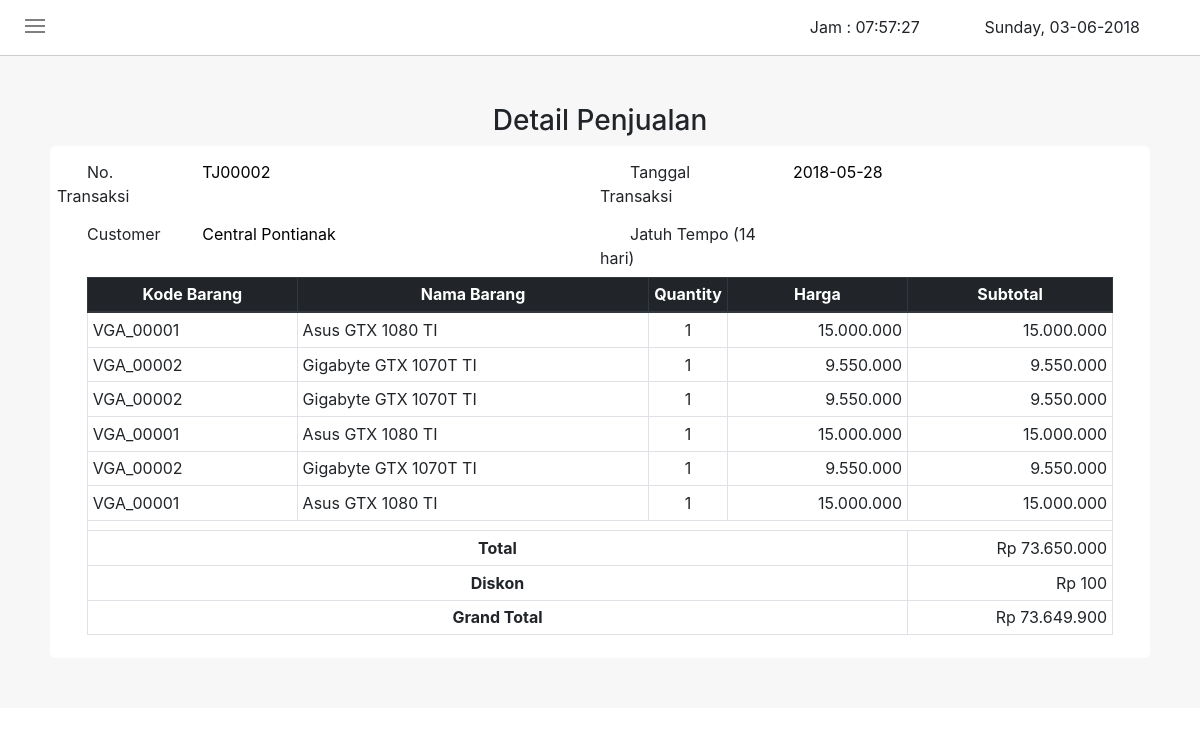
/dpenjualan/detail_penjualan.php?notrans=TJ00002&customer=Central Pontianak&tgltrans=2018-05-28&diskon=100.000, run on an earlier commit of the app's database.
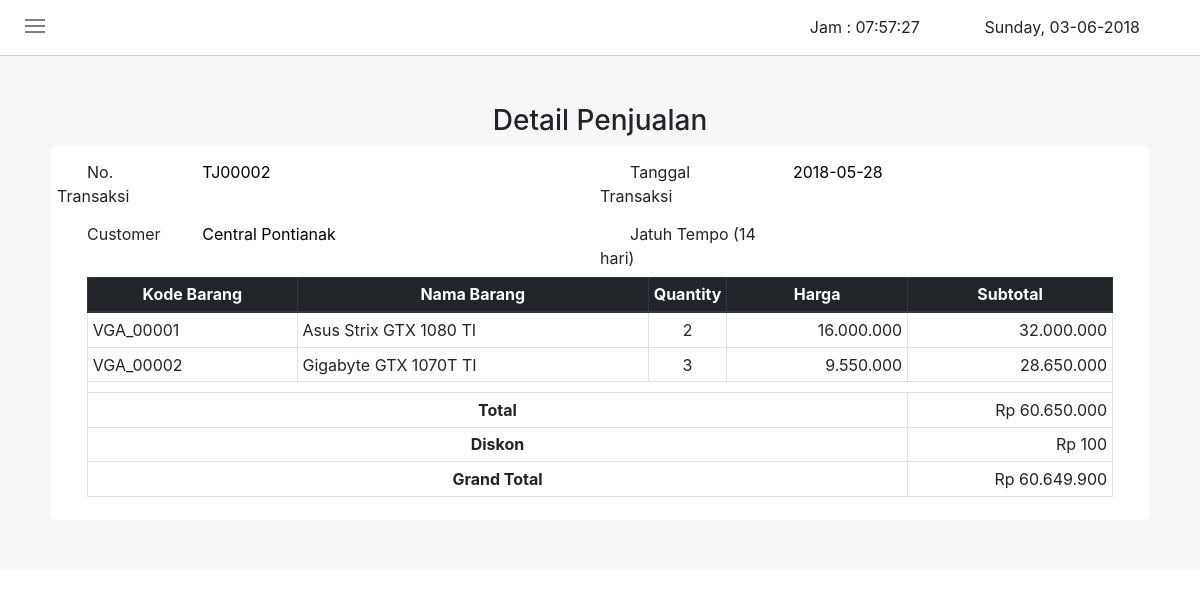
And on a later commit of the database.
### tables this page shows
CREATE TABLE `tb_hd_penjualan` (
  `no_trans` varchar(20) NOT NULL,
  `kd_barang` varchar(10) NOT NULL,
  `nm_barang` varchar(50) NOT NULL,
  `qty` int(11) NOT NULL,
  `harga` double NOT NULL,
  `jumlah` double NOT NULL
);

### dpenjualan/detail_penjualan.php (the view, shortened to what this page needs)
<?php
	require_once("../conn.php");
    if(isset($_GET["notrans"]) && isset($_GET["customer"]) && isset($_GET["tgltrans"]) && isset($_GET["diskon"]))
    {
        $notrans = $_GET["notrans"];
        $customer = $_GET["customer"];
        $tgltrans = $_GET["tgltrans"];
        $diskon = $_GET["diskon"];
    }
?>
<!DOCTYPE html>
<html>
<head>
	<link rel="stylesheet" type="text/css" href="../style.css">
    <link rel="stylesheet" type="text/css" href="../css/bootstrap.min.css">
    <link rel="stylesheet" type="text/css" href="../css/datepicker.css">
</head>
<?php
    function functionTanggal()
    {
        $hari = date("l");
        $tanggal = date("d");
        $bulan = date("m");
        $tahun = date("Y");
        echo "$hari".", "."$tanggal"."-"."$bulan"."-"."$tahun";
    }
?>
<body  onload="functionTampilkanJam();setInterval('functionTampilkanJam()', 1000);">
	<div id="topnav">
        <div class="menuicon" onclick="geser()">
            <div class="garis"></div>
            <div class="garis"></div>
            <div class="garis"></div>
        </div>
        <div class="jamtgl">
            Jam : <span id="clock"></span>
            <span id="date">
                <?php
                    functionTanggal();
                ?>
            </span>
        </div>
    </div>
    <div class="all-box">
    	<br>
    	<br>
    	<center><h3>Detail Penjualan</h3></center>
    	<div class="all-content">
			<div class="header">
				<div class="kiri">
					<div class="form row">
					    <label for="staticEmail" class="col-sm-3 col-form-label">No. Transaksi</label>
					    <div class="col-sm-6">
					      <input type="text" readonly class="form-control-plaintext" id="staticEmail" value="<?php echo $notrans; ?>">
					    </div>
					 </div>
					 <div class="form row">
					    <label for="staticEmail" class="col-sm-3 col-form-label">Customer</label>
					    <div class="col-sm-6">
					      <input type="text" readonly class="form-control-plaintext" id="staticEmail" value="<?php echo $customer; ?>">
					    </div>
					 </div>
				</div>
				<div class="kanan">
					<div class="form row">
					    <label for="staticEmail" class="col-sm-4 col-form-label">Tanggal Transaksi</label>
					    <div class="col-sm-6">
					      <input type="text" readonly class="form-control-plaintext" id="staticEmail" value="<?php echo $tgltrans; ?>">
					    </div>
					 </div>
					 <div class="form row">
					    <label for="staticEmail" class="col-sm-4 col-form-label">Jatuh Tempo (14 hari)</label>
					    <div class="col-sm-6">
					      <input type="text" readonly class="form-control-plaintext" id="staticEmail" value="<?php echo $jthtempo; ?>">
					    </div>
					 </div>
				</div>
			</div>
				<div id="tampil">
					<div class="table-responsive">
	                    <table class="table table-hover table-sm table-bordered">
	                        <thead class="thead-dark">
	                            <tr>
	                                <th>Kode Barang</th>
	                                <th>Nama Barang</th>
	                                <th width="7%">Quantity</th>
	                                <th>Harga</th>
	                                <th width="20%">Subtotal</th>
	                            </tr>
	                        </thead>
							<tbody>
								<?php
									$totalPenjualan = 0;
									$sql = "SELECT kd_barang,nm_barang,qty,harga,jumlah FROM tb_hd_penjualan WHERE no_trans = '$notrans'";
									$q = mysqli_query($conn, $sql);
		    						while ($r = mysqli_fetch_assoc($q))
		    						{
			    						$harga = number_format($r['harga'], 0, ',', '.');
							    		$jumlah = number_format($r['jumlah'], 0, ',', '.');
							    		echo "
											<tr>
												<td>$r[kd_barang]</td>
												<td>$r[nm_barang]</td>
												<td align='center'>$r[qty]</td>
												<td align='right'>$harga</td>
												<td align='right'>$jumlah</td>
											</tr>
							    		";
							    		$totalPenjualan += $r['jumlah'];
						    		}
						    		$grandtotal = $totalPenjualan - $diskon;
								?>
								<tr>
									<td colspan="5"></td>
								</tr>
								<tr>
									<td colspan="4" align="center"><strong>Total</strong></td>
									<td align="right"><?php echo "Rp " .number_format($totalPenjualan, 0, ',', '.'); ?></td>
								</tr>
								<tr>
									<td colspan="4" align="center"><strong>Diskon</strong></td>
									<td align="right"><?php echo "Rp " .number_format($diskon, 0, ',', '.'); ?></td>
								</tr>
								<tr>
									<td colspan="4" align="center"><strong>Grand Total</strong></td>
									<td align="right"><?php echo "Rp " .number_format($grandtotal, 0, ',', '.'); ?></td>
								</tr>
	                        </tbody>
	                    </table>
	                </div>
				</div>
    	</div>
    </div>
</body>
</html>

### style.css (style rules this page uses)
body { margin: 0px; padding: 0px; }
#topnav { overflow: hidden; position: sticky; top: 0; width: 100%; height: 56px; background-color: #fff; padding: 15px 25px; border-bottom: 1px solid #ccc; z-index: 3; }
.garis { width: 20px; height: 2px; background-color: gray; margin: 4px 0; }
.menuicon { display: inline-block; cursor: pointer; }
.all-box { background-color: #f7f7f7; padding-left: 50px; padding-right: 50px; padding-bottom: 50px; }
.all-content { background-color: #fff; padding: 7px; border-radius: 6px; }
.kiri { float: left; width: 50%; }
.kanan { width: 50%; float: right; }
.header { text-indent: 30px; }

### dpenjualan/detail_penjualan.php (style rules this page uses)
.jamtgl { float : right; }
#clock { margin-right: 60px; }
#date { margin-right: 35px; }
#tampil th { text-align: center; }
#tampil { padding-left: 30px; padding-right: 30px; }

What changed in the data, as far as the page shows it:
removed tb_hd_penjualan: kd_barang "VGA_00001", nm_barang "Asus GTX 1080 TI", qty "1", harga "15.000.000", jumlah "15.000.000"
removed tb_hd_penjualan: kd_barang "VGA_00002", nm_barang "Gigabyte GTX 1070T TI", qty "1", harga "9.550.000", jumlah "9.550.000"
removed tb_hd_penjualan: kd_barang "VGA_00002", nm_barang "Gigabyte GTX 1070T TI", qty "1", harga "9.550.000", jumlah "9.550.000"
removed tb_hd_penjualan: kd_barang "VGA_00001", nm_barang "Asus GTX 1080 TI", qty "1", harga "15.000.000", jumlah "15.000.000"
removed tb_hd_penjualan: kd_barang "VGA_00002", nm_barang "Gigabyte GTX 1070T TI", qty "1", harga "9.550.000", jumlah "9.550.000"
removed tb_hd_penjualan: kd_barang "VGA_00001", nm_barang "Asus GTX 1080 TI", qty "1", harga "15.000.000", jumlah "15.000.000"
added tb_hd_penjualan: kd_barang "VGA_00001", nm_barang "Asus Strix GTX 1080 TI", qty "2", harga "16.000.000", jumlah "32.000.000"
added tb_hd_penjualan: kd_barang "VGA_00002", nm_barang "Gigabyte GTX 1070T TI", qty "3", harga "9.550.000", jumlah "28.650.000"
Also different on the page:
$totalPenjualan: "73.650.000" → "60.650.000"
$grandtotal: "73.649.900" → "60.649.900"
